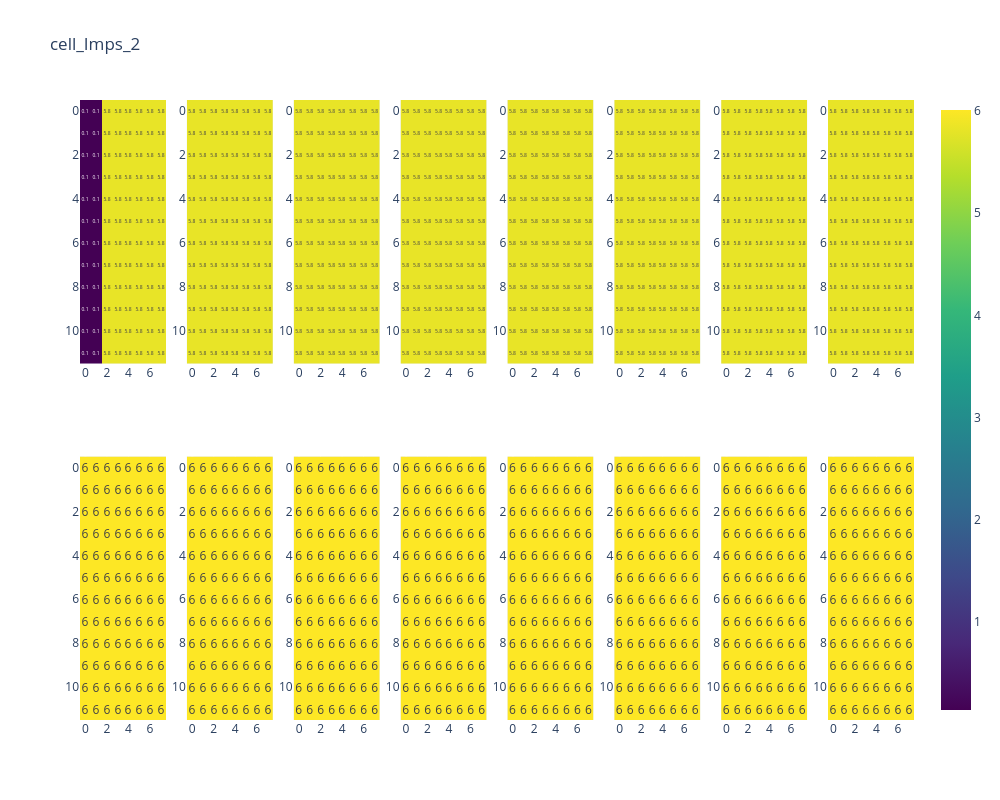

This figure's notebook cell:
### Markdown cell above
#### Plots

### Code cell
# Plot the cell currents
from v_pvmismatch.plotting import plot_heatmap

fig = plot_heatmap(cell_curr, idx_sim=2, dkey='cell_Imps')
fig
